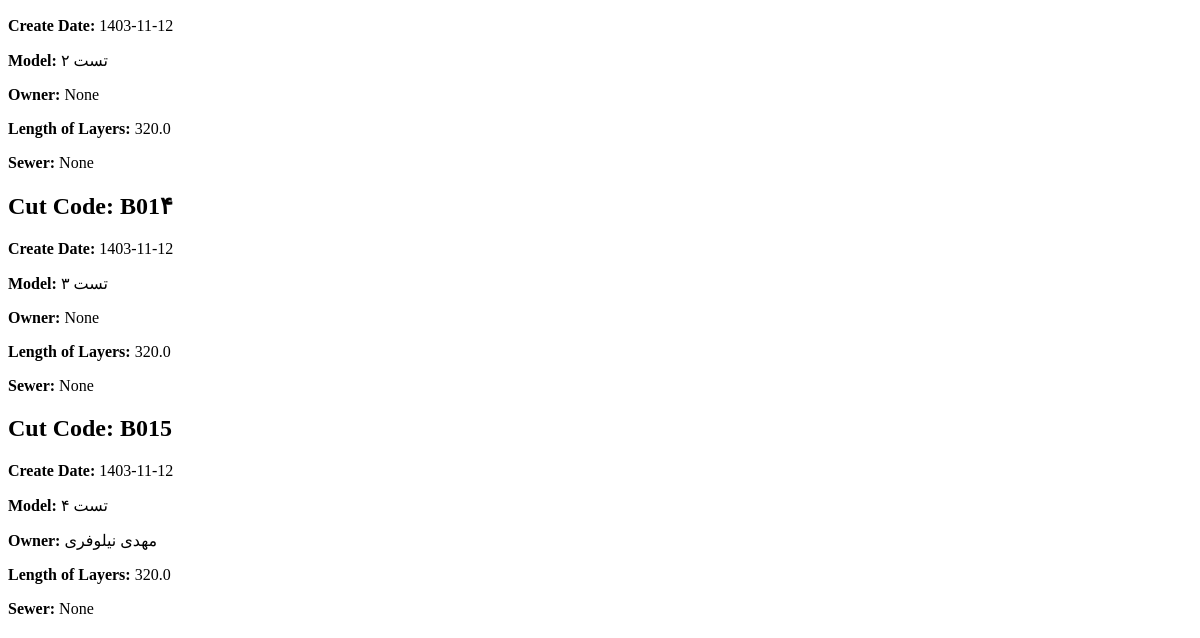
/api/cut_list/ (lower part), run on an earlier commit of the app's database.
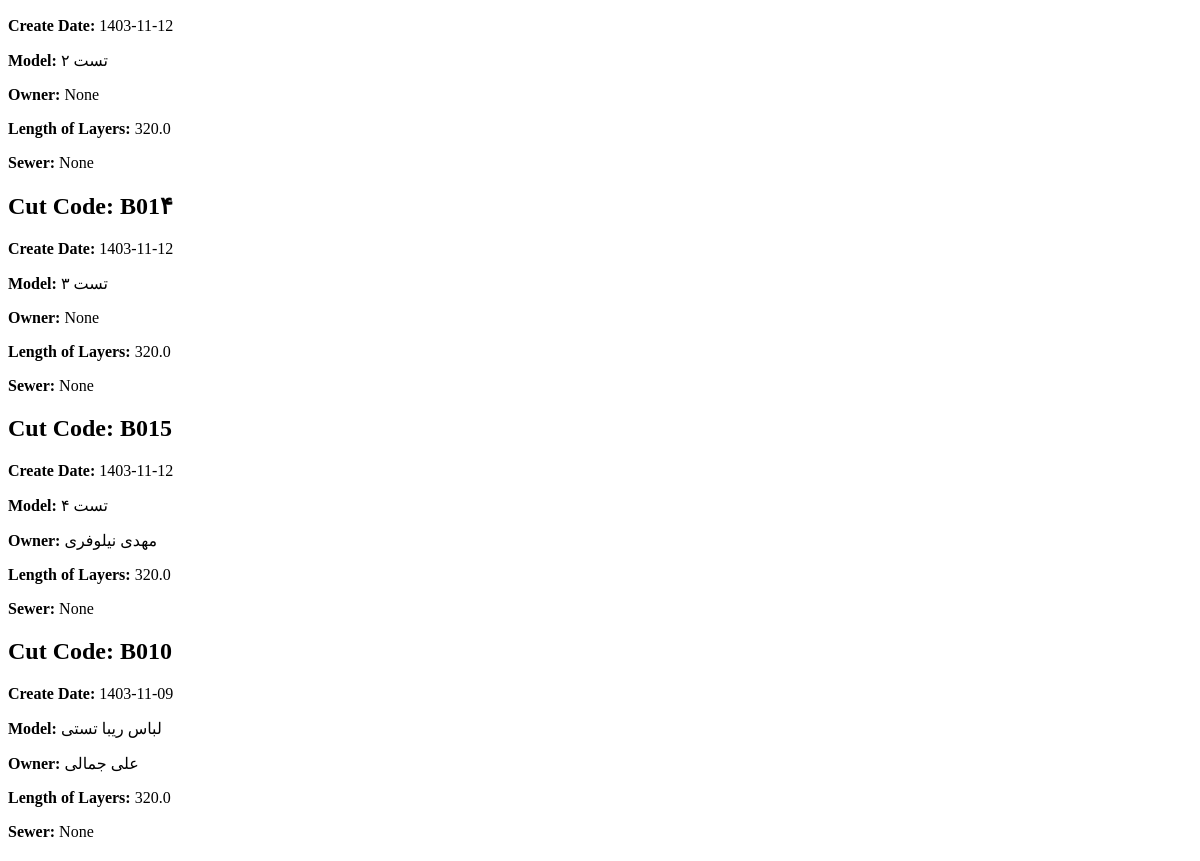
And on a later commit of the database.
### core/models.py (models this page shows, shortened)
class Cut(models.Model):
    cut_code = models.CharField(max_length=100, primary_key=True)
    create_date = models.CharField(max_length=10, blank=True, null=True)
    create_date_gregorian = models.DateField(blank=True, null=True)
    owner = models.ForeignKey(Producer, on_delete=models.CASCADE, blank=True, null=True)
    sewer = models.ForeignKey('SewingHouseWorker', on_delete=models.SET_NULL, null=True, related_name='cuts', blank=True)
    model_name = models.CharField(max_length=100, blank=True, null=True)
    model_code = models.CharField(max_length=100, blank=True, null=True)
    lai_per_unit = models.PositiveSmallIntegerField(blank=True, null=True)
    product_per_layer = models.PositiveSmallIntegerField(blank=True, null=True)
    size = models.CharField(max_length=1, choices=Sizes.choices, default=Sizes.FREE, blank=True, null=True)
    length_of_layers = models.FloatField(blank=True, null=True)
    cutting_price = models.PositiveSmallIntegerField(blank=True, null=True)
    sewing_price = models.PositiveSmallIntegerField(blank=True, null=True)
    cutting_price_raw = models.PositiveSmallIntegerField(blank=True, null=True)
    sewing_price_raw = models.PositiveSmallIntegerField(blank=True, null=True)
    class Mete:
        ordering = ['create_date_gregorian']

class Producer(models.Model):
    person = models.OneToOneField(Person, on_delete=models.CASCADE, primary_key=True)
    brand_name = models.CharField(max_length=100)
    def __str__(self) -> str:
        return self.person.name

class Person(models.Model):
    PERSON_TYPES = [
        ('producer', 'Producer'),
        ('sewing_worker', 'Sewing House Worker'),
        ('cut_worker', 'Cut House Worker'),
    ]
    name = models.CharField(max_length=100)
    phone_number = models.CharField(max_length=15)
    person_type = models.CharField(max_length=15, choices=PERSON_TYPES)

### core/views_func.py (the view)
# urls.py: path('cut_list/', cut_list, name='cut_list'),
def cut_list(request):
    cuts = Cut.objects.all()
    return render(request, 'workhouse/cut_list.html', {'cuts': cuts})

### core/templates/workhouse/cut_list.html (shortened to what this page needs)
<!DOCTYPE html>
<html>
<head>
</head>
<body>
    {% for cut in cuts %}
        <div class="cut-details">
            <h2>Cut Code: {{ cut.cut_code }}</h2>
            <p><strong>Create Date:</strong> {{ cut.create_date }}</p>
            <p><strong>Model:</strong> {{ cut.model_name }}</p>
            <p><strong>Owner:</strong> {{ cut.owner }}</p>
            <p><strong>Length of Layers:</strong> {{ cut.length_of_layers }}</p>
            <p><strong>Sewer:</strong> {{ cut.sewer }}</p>
        </div>
    {% endfor %}
</body>
</html>

What changed in the data, as far as the page shows it:
added Cut: cut_code "B010", create_date "1403-11-09", model_name "لباس ریبا تستی", owner "علی جمالی", length_of_layers "320.0", sewer "None"
